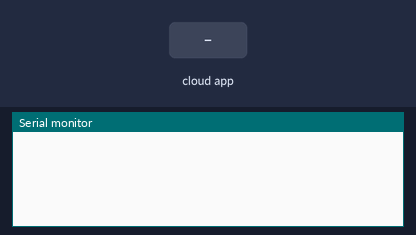
Bench run of a sketch on a simulated ESP8266 (NodeMCU). Shown: the last lines printed to the serial monitor. The inputs (shaded band) are chosen by the test bench. WiFi joins after 1.5 s; servers stay silent unless stated.

Above: at 2.7 s.
2.8 s: the phone or cloud app sets drink1 to 0
At 3.5 s:
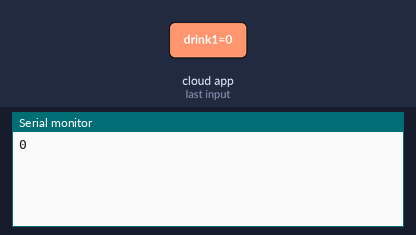
4.5 s: the phone or cloud app sets drink2 to 1
At 5.7 s:
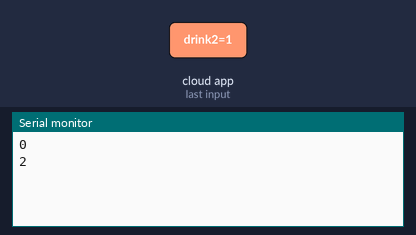
6.0 s: the phone or cloud app sets drink3 to 1
At 6.9 s:
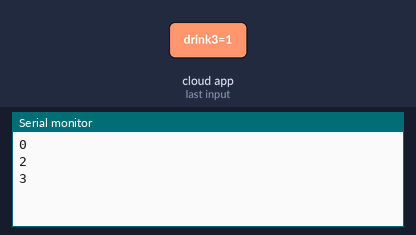
7.5 s: the phone or cloud app sets drink4 to 1
At 8.1 s:
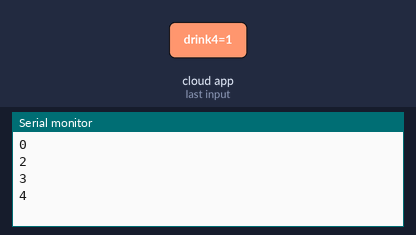
9.0 s: the phone or cloud app sets drink1 to 1
At 10.4 s:
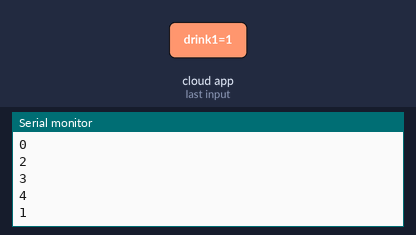
Timing chart, 0 to 11.5 s (numbered marks = the images above; inputs shaded):
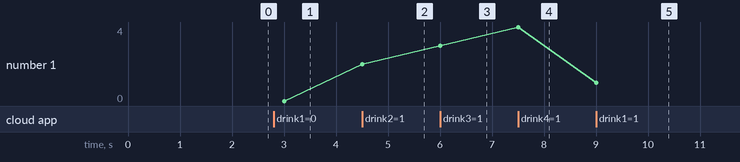

Measured:
- after the input at 2.8 s, the serial monitor: prints a new line after 0.20 s (image 1)
- after the input at 4.5 s, the serial monitor: prints a new line at once (image 2)
- after the input at 6.0 s, the serial monitor: prints a new line at once (image 3)
- after the input at 7.5 s, the serial monitor: prints a new line at once (image 4)
- after the input at 9.0 s, the serial monitor: prints a new line at once (image 5)
- plotted number 1: 0 → 2 after the input at 4.5 s, 2 → 3 after the input at 6.0 s, 3 → 4 after the input at 7.5 s, 4 → 1 after the input at 9.0 s

The sketch:

the_code.ino
```cpp
#include "arduino_secrets.h"
/*
  Sketch generated by the Arduino IoT Cloud Thing "Untitled"
  https://create.arduino.cc/cloud/things/5032c3b5-08d7-421d-b7e1-83b1dc3175d6

  Arduino IoT Cloud Variables description

  The following variables are automatically generated and updated when changes are made to the Thing

  bool drink1;
  bool drink2;
  bool drink3;
  bool drink4;

  Variables which are marked as READ/WRITE in the Cloud Thing will also have functions
  which are called when their values are changed from the Dashboard.
  These functions are generated with the Thing and added at the end of this sketch.
*/

#include "thingProperties.h"

void setup() {
  // Initialize serial and wait for port to open:
  Serial.begin(9600);
  // This delay gives the chance to wait for a Serial Monitor without blocking if none is found
  delay(1500);

  // Defined in thingProperties.h
  initProperties();

  // Connect to Arduino IoT Cloud
  ArduinoCloud.begin(ArduinoIoTPreferredConnection);

  /*
     The following function allows you to obtain more information
     related to the state of network and IoT Cloud connection and errors
     the higher number the more granular information you’ll get.
     The default is 0 (only errors).
     Maximum is 4
 */
  setDebugMessageLevel(2);
  ArduinoCloud.printDebugInfo();
}

void loop() {
  ArduinoCloud.update();
  // Your code here


}


/*
  Since Drink1 is READ_WRITE variable, onDrink1Change() is
  executed every time a new value is received from IoT Cloud.
*/
void onDrink1Change()  {
    if(drink1){Serial.println("1");}
  else{Serial.println("0");}
}

/*
  Since Drink2 is READ_WRITE variable, onDrink2Change() is
  executed every time a new value is received from IoT Cloud.
*/
void onDrink2Change()  {
  if(drink2){Serial.println("2");}
  else{Serial.println("0");}
}

/*
  Since Drink3 is READ_WRITE variable, onDrink3Change() is
  executed every time a new value is received from IoT Cloud.
*/
void onDrink3Change()  {
    if(drink3){Serial.println("3");}
  else{Serial.println("0");}
}

/*
  Since Drink4 is READ_WRITE variable, onDrink4Change() is
  executed every time a new value is received from IoT Cloud.
*/
void onDrink4Change()  {
    if(drink4){Serial.println("4");}
  else{Serial.println("0");}
}
```

arduino_secrets.h
```cpp
#define SECRET_SSID ""
#define SECRET_OPTIONAL_PASS ""
#define SECRET_DEVICE_KEY ""
```

thingProperties.h
```cpp
// Code generated by Arduino IoT Cloud, DO NOT EDIT.

#include <ArduinoIoTCloud.h>
#include <Arduino_ConnectionHandler.h>

const char DEVICE_LOGIN_NAME[]  = "d0977a6a-f8ea-4cc6-a112-900607e8b30b";

const char SSID[]               = SECRET_SSID;    // Network SSID (name)
const char PASS[]               = SECRET_OPTIONAL_PASS;    // Network password (use for WPA, or use as key for WEP)
const char DEVICE_KEY[]  = SECRET_DEVICE_KEY;    // Secret device password

void onDrink1Change();
void onDrink2Change();
void onDrink3Change();
void onDrink4Change();

bool drink1;
bool drink2;
bool drink3;
bool drink4;

void initProperties(){

  ArduinoCloud.setBoardId(DEVICE_LOGIN_NAME);
  ArduinoCloud.setSecretDeviceKey(DEVICE_KEY);
  ArduinoCloud.addProperty(drink1, READWRITE, ON_CHANGE, onDrink1Change);
  ArduinoCloud.addProperty(drink2, READWRITE, ON_CHANGE, onDrink2Change);
  ArduinoCloud.addProperty(drink3, READWRITE, ON_CHANGE, onDrink3Change);
  ArduinoCloud.addProperty(drink4, READWRITE, ON_CHANGE, onDrink4Change);

}

WiFiConnectionHandler ArduinoIoTPreferredConnection(SSID, PASS);
```
